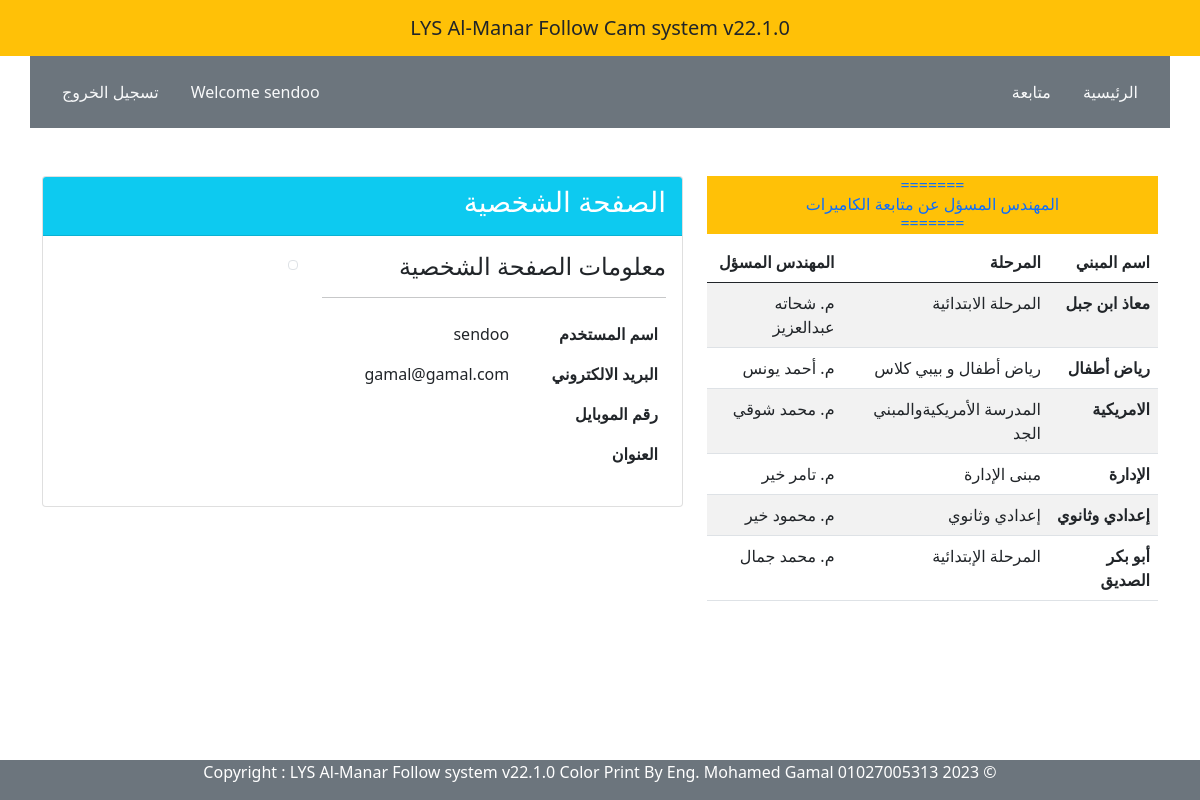
Screenshot of / (signed in) with the database file from the repository.
### follow/models.py (models this page shows, shortened)
class Building(models.Model):
    b_name          = models.CharField(choices=BUILDING,max_length=30, null=True, blank=True)
    stage           = models.CharField(max_length=30, null=True, blank=True)
    it_support      = models.CharField(choices=ITSUPPORT,max_length=30, null=True, blank=True)
    user            = models.OneToOneField(User, on_delete=models.CASCADE, null=True)

### home/views.py (the view)
# urls.py: 2. Add a URL to urlpatterns:  path('', views.home, name='home')
@login_required(login_url='user-login')
@cache_control(no_cache=True, must_revalidate=True, no_store=True)
def home(request):
    all_dvr1         = Add_DVR.objects.all().order_by('name')
    all_dvr2         = Building.objects.all().order_by('-b_name')
    follow_results = Follow.objects.filter(created_at__date=date.today())
    paginator = Paginator(follow_results, 10)  # Show 10 results per page
    page = request.GET.get('page')
    try:
        follow_results = paginator.page(page)
    except PageNotAnInteger:
        follow_results = paginator.page(1)
    except EmptyPage:
        follow_results = paginator.page(paginator.num_pages)
    context = {
        'all_dvr1' : all_dvr1,
        'all_dvr2' : all_dvr2,
        'follow_results': follow_results,
    }
    return render(request, 'home/home.html', context)

### templates/home/home.html
{% extends 'parties/base.html' %}
{% load crispy_forms_tags %}
{% load static %}
{% block content %}
<div class='container'>
{% if user.is_authenticated and user.is_staff and user.is_superuser %}
<div class="row mt-2 card border-dark p-3" >
    <span class="btn btn-success mb-4" style="cursor: default">
        &nbsp; &nbsp; | عرض المتابعة اليومية |  &nbsp; &nbsp;
</span>
<table class="table table-striped table-hover">
    <thead>
      <tr>
        <th scope="col">اسم DVR</th>
        <th scope="col">الصورة </th>
        <th scope="col">الصوت</th>
        <th scope="col">التسجيل</th>
        <th scope="col">حالة الهارد</th>
        <th scope="col">مزود الطاقة</th>
        <th scope="col">كابل الشبكة</th>
        <th scope="col">بتاريخ</th>
        <th scope="col">ملاحظات</th>
      </tr>
    </thead>
    <tbody class="table-group-divider">
        {% for add in follow_results %}
      <tr>
        <th scope="row"><a href="{% url 'about_dvr' add.pk %}">{{ add.dvr }}</a></th>
        <td>{{ add.images }}</td>
        <td>{{ add.mic }}</td>
        <td>{{ add.record }}</td>
        <td>{{ add.hdd }}</td>
        <td>{{ add.power }}</td>
        <td>{{ add.lan }}</td>
        <td>{{ add.created_at }}</td>
        <td>{{ add.notes }}</td>
        {% endfor %}
      </tr>
    </tbody>
  </table>
  <div class="pagination">
    <span class="step-links">
        {% if follow_results.has_previous %}
            <a href="?page={{ follow_results.previous_page_number }}">previous</a>
        {% endif %}
        <span class="current">
            Page {{ follow_results.number }} of {{ follow_results.paginator.num_pages }}.
        </span>
        {% if follow_results.has_next %}
            <a href="?page={{ follow_results.next_page_number }}">next</a>
        {% endif %}
    </span>
</div>
<hr>
<span class="btn btn-success mb-4" style="cursor: default">
    &nbsp; &nbsp; | عرض DVR والمباني |  &nbsp; &nbsp;
</span>
<table class="table table-striped table-hover">
    <thead>
      <tr>
        <th scope="col">اسم DVR</th>
        <th scope="col">عدد الكاميرات</th>
        <th scope="col">الدور</th>
        <th scope="col">المبنى</th>
        <th scope="col">IP</th>
      </tr>
    </thead>
    <tbody class="table-group-divider">
        {% for add in all_dvr1 %}
      <tr>
        <th scope="row"><a href="{% url 'about_dvr' add.pk %}">{{ add.name }}</a></th>
        <td>{{ add.ports }}</td>
        <td>{{ add.floor }}</td>
        <td>{{ add.build }}</td>
        <td>{{ add.ips }}</td>
        {% endfor %}
      </tr>
    </tbody>
  </table>
    <span class="btn btn-primary mb-4" style="cursor: default">
        &nbsp; &nbsp; | ============  المهندس المسؤل عن متابعة الكاميرات ============ |  &nbsp; &nbsp;
    </span>
    <table class="table table-striped table-hover">
      <thead>
        <tr>
          <th scope="col">اسم المبني</th>
          <th scope="col">المرحلة </th>
          <th scope="col">المهندس المسؤل</th>
        </tr>
      </thead>
      <tbody class="table-group-divider">
        {% for add in all_dvr2 %}
        <tr>
          <th >{{ add.b_name }}</th>
          <td>{{ add.stage }}</td>
          <td scope="row">{{ add.it_support }}</td>
          {% endfor %}
      </tr>
    </tbody>
  </table>
</div>
<br>
</div>
<br>
<br>
<br>
<br>
</div>
<div class="container">
  {% else %}
  <div class="row my-5">
    <div class="col-md-5">
      <div class='text-center text-primary bg-warning'>
        <h6> ======= <br> المهندس المسؤل عن متابعة الكاميرات <br> =======  </h6>
      </div>
      <table class="table table-striped table-hover">
        <thead>
          <tr>
            <th scope="col">اسم المبني</th>
            <th scope="col">المرحلة </th>
            <th scope="col">المهندس المسؤل</th>
          </tr>
        </thead>
        <tbody class="table-group-divider">
          {% for add in all_dvr2 %}
                  <tr>
                    <th >{{ add.b_name }}</th>
                    <td>{{ add.stage }}</td>
                    <td scope="row">{{ add.it_support }}</td>
                    {% endfor %}
                  </tr>
                  </tbody>
                </table>
              </div>
        <div class="col-md-7">
            <div class="card">
                <div class="card-header bg-info text-white">
                    <h3>الصفحة الشخصية</h3>
                </div>
                <div class="card-body">
                    <div class="row">
                        <div class="col-md-7">
                            <span class="h4"> معلومات الصفحة الشخصية</span>
                            <hr>
                            <table class="table bg-white table-borderless">
                                <tbody>
                                    <tr>
                                        <th scope="row">اسم المستخدم</th>
                                        <td>{{ user.username }}</td>
                                    </tr>
                                    <tr>
                                        <th scope="row">البريد الالكتروني</th>
                                        <td>{{ user.email }}</td>
                                    </tr>
                                    <tr>
                                        <th scope="row">رقم الموبايل</th>
                                        <td>{{ user.profile.phone }}</td>
                                    </tr>
                                    <tr>
                                        <th scope="row">العنوان</th>
                                        <td>{{ user.profile.address }}</td>
                                    </tr>
                                </tbody>
                            </table>
                        </div>
                        <div class="col-md-4">
                            <img class="img-thumbnail" src="{{ user.profile.image.url }}" alt="">
                        </div>
                    </div>
                </div>
            </div>
        </div>
    </div>
</div>
</div>
<br>
<br>
<br>
<br>
{% endif %}
{% endblock content %}

### templates/parties/topnav.html
<div class="wrapper">
    <header>
      <nav  class="navbar navbar-expand-lg navbar-dark navbar-sm {% block navbar %} bg-warning {% endblock %}">
        <a class="navbar-brand flex-grow-1 text-center small-title text-dark" style="color: #fff; left: 50%; transform: translateX(-50%); position: relative;">
           LYS Al-Manar Follow Cam system v22.1.0
        </a>
      </nav>
    </header>
    {% if user.is_authenticated %}
    <div class="container d-flex  bg-secondary mb-3 p-3">
      <div class="d-flex "><a class="nav-link active  link-light" aria-current="page" href="{% url 'home' %}">الرئيسية</a></div>
      <div class="d-flex ms-auto"><a class="nav-link  link-light" href="{% url 'follow_dvr' %}">متابعة </a></div>
      <div class="d-flex "><a class="nav-link  link-light"> Welcome {{ user.username }}</a></div>
      <div class="d-flex "><a class="nav-link  link-light" href="{% url 'user-logout' %}"> تسجيل الخروج</a></div>
    {% else %}
      <div class="d-flex "><a class="nav-link  link-light" href="{% url 'user-login' %}"> تسجيل الدخول</a></div>
    {% endif %}
    </div>

### rows the page displays
Building: b_name "معاذ ابن جبل", stage "المرحلة الابتدائية", it_support "م. شحاته عبدالعزيز"
Building: b_name "رياض أطفال", stage "رياض أطفال و بيبي كلاس", it_support "م. أحمد يونس"
Building: b_name "الامريكية", stage "المدرسة الأمريكيةوالمبني الجد", it_support "م. محمد شوقي"
Building: b_name "الإدارة", stage "مبنى الإدارة", it_support "م. تامر خير"
Building: b_name "إعدادي وثانوي", stage "إعدادي وثانوي", it_support "م. محمود خير"
Building: b_name "أبو بكر الصديق", stage "المرحلة الإبتدائية", it_support "م. محمد جمال"

### other values shown
{{ user.username }} "sendoo"
{{ user.email }} "gamal@gamal.com"
